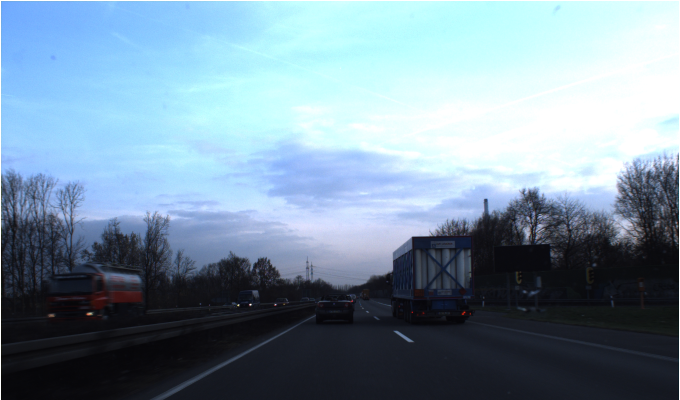
#> input picture URJC TFG/Imagenes Deteccion/Test/00361.ppm, 1360 x 800 px (shown at 1/2 size)
$ python -i sign_detection.py   (imports and definitions only)
#> lines starting #> are read from the running program, lines starting #| are printed output that depends on the picture
# Author: Jose Miguel Buenaposada 2015.
# Simple MSER application for traffic sign window proposal generation
import cv2
import numpy as np
import matplotlib.pyplot as plt
import os,inspect
from shutil import copy as cp
from sklearn.discriminant_analysis import LinearDiscriminantAnalysis as lda
# [1 line not run here, left out]
mser = cv2.MSER_create()
c0=0.9
PRIORS = np.array([c0,((1-c0)/3),((1-c0)/3) ,((1-c0)/3) ])
#PRIORS /= PRIORS.sum()
scala_shape=(25,25)
#scala_shape=(50,50)
scala_shapeH=(80,80)
script_directory = os.path.dirname(os.path.abspath(inspect.getfile(inspect.currentframe())))
test_dir = script_directory+"/Imagenes Deteccion/test/"
TRAIN_DIR = script_directory+"/Imagenes Deteccion/train/"
VALIDACION_DIR = script_directory+"/Validacion Cruzada/"
test_ext = ('.jpg', '.ppm')
diccionario = {'Peligro':0,'Prohibicion':1,'Stop':2,'Otros':3}
windowArray = []
windowArray10 = []
labels = []
labelsLow = []
labelsHigh = []
clasificadorLower = None
# clasificadorLower = lda()
clasificadorHigher = None
res = []
CLL = None
CLU = None
classTest = None
lda_test = None

# [148 lines left out: functions printAreaTest, testTrain, not called in this run]
def LDA():
    global windowArray
    global windowArray10
    global labels
    global labelsLow
    global labelsHigh
    global clasificadorLower
    global clasificadorHigher
    global CLL
    global CLU
    global PRIORS
    global lda_test
    global classTest
    clasificadorLower = lda(priors=PRIORS,n_components=3)
    #clasificadorLower=lda()
    clasificadorHigher = lda(priors=PRIORS, n_components=3)
    #clasificadorHigher = lda()
    lowerWindow = np.vstack(windowArray)
    upperWindow = np.vstack(windowArray10)
    E = np.array(labels)
    ELow = np.array(labelsLow)
    EHigh = np.array(labelsHigh)
    # clasificadorLower.fit(lowerWindow,E)
    vectorCLower=clasificadorLower.fit_transform(lowerWindow,ELow)
    vectorCUpper=clasificadorHigher.fit_transform(upperWindow,EHigh)
    CRU = vectorCUpper.astype(np.float32,copy=True)
    CLU = cv2.ml.NormalBayesClassifier_create()
    CLU.train(CRU,cv2.ml.ROW_SAMPLE,EHigh)
    CRL = vectorCLower.astype(np.float32, copy=True)
    CLL = cv2.ml.NormalBayesClassifier_create()
    CLL.train(CRL, cv2.ml.ROW_SAMPLE, ELow)
    # [7 lines of commented-out code are left out]
    print()

    print()


def evaluarImagen(rutaImagen):
#> called with rutaImagen = 'Imagenes Deteccion/Test/00361.ppm'
    global windowArray
    global windowArray10
    global labels
    global clasificadorLower
    global clasificadorHigher
    global CLL
    global CLU
    ###########################
    probabilidades = []
    path = (script_directory + "/salidaLower.txt")
    file = open(path, 'w')
    path2 = (script_directory + "/salidaHigher.txt")
    pathPrueba = (script_directory + "/misalida.txt")
    fileH = open(path2, 'w')
    fileP = open(pathPrueba, "w")
    contadorU, contadorL = 0, 0
    imagen = cv2.imread(rutaImagen)
#> imagen is the input picture: shape (800, 1360, 3); mean B, G, R 160.4, 143.9, 121.2
    Icopy = imagen.copy()
    Icopy2 = Icopy.copy()
    Igray = cv2.cvtColor(imagen, cv2.COLOR_BGR2GRAY)
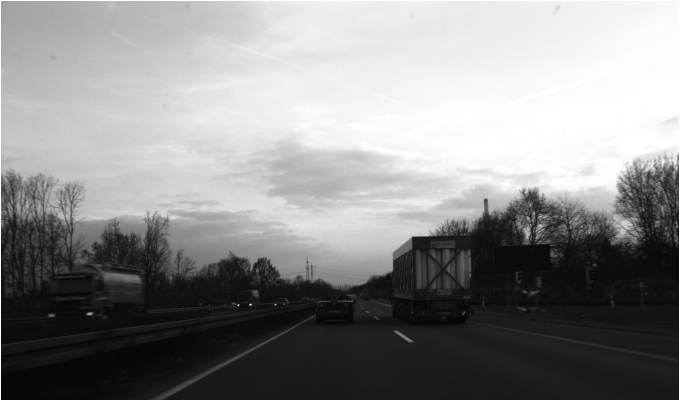
#> Igray: shape (800, 1360) (shown at 1/2 size); min 5, max 255, mean 139
    shape = Icopy.shape
#> shape = (800, 1360, 3)
    # version opencv 3.1
    # regions = mser.detectRegions(Igray, None)
    regions, _ = mser.detectRegions(Igray)
#> regions = 112 items
    rects = [cv2.boundingRect(p.reshape(-1, 1, 2)) for p in regions]
#> rects = 112 items, first 6: (1240, 439, 25, 20), (1227, 430, 38, 30), (1239, 458, 12, 13), (1239, 457, 12, 14), (1226, 429, 40, 31), (116, 423, 13, 15)
    for r in rects:
        x, y, w, h = r
        areaXYW = w * h
        # Simple aspect ratio filtering
        aratio = float(w) / float(h)
        if (aratio > 1.2) or (aratio < 0.8):
            continue
        areaTest = Icopy[y:y + h, x:x + w]
        senal = cv2.resize(areaTest, scala_shape, None, 0, 0, cv2.INTER_NEAREST)
        signal = senal.ravel()
        # signal = signal.reshape(-1,1)
        signalT = clasificadorLower.transform(signal)
        vectorSignalT = signalT.astype(np.float32)
        _, Yhat1, prob1 = CLU.predictProb(vectorSignalT)
        indice = Yhat1[0][0]
        area = Icopy[y:y+h,x:x+w]
        if indice != 3:
            print(indice)
            cv2.imshow("area",area)
            cv2.waitKey(800)
            cv2.destroyAllWindows()
            cv2.rectangle(Icopy2, (x, y), (x + w, y + h), (0, 255, 0), 2)
#> this loop made 3 passes
#> (x, y, w, h, areaXYW, aratio) on passes 1 to 3: (1240, 439, 25, 20, 500, 1.25), (1227, 430, 38, 30, 1140, 1.27), (1239, 458, 12, 13, 156, 0.923)
#> pass 3, in evaluarImagen, `senal = cv2.resize(areaTest, scala_shape, None, 0, 0, cv2.INTER_NEAREST)`:
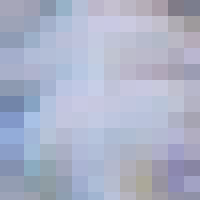
#> senal: shape (25, 25, 3) (shown 8 times larger); mean of channels 0, 1, 2 200.6, 178.3, 171.8; drawn as B, G, R
    cv2.imshow("imagen", Icopy2)
    cv2.waitKey()
    cv2.destroyAllWindows()

# [369 lines left out: functions validacionCruzada, train, copiar, not called in this run]


# printAreaTest()
# print()
# [1 line not run here, left out]

# print("----------------------")
# [1 line that did not run here, left out]
# print("----------------------")
# testTrain()

#evaluarImagen("Z:\\TFG\\URJC TFG\\00000.ppm")
# [1 line not run here, left out]

#> (the run stopped early here; a loop or call above may not have finished)

$ run again, on URJC TFG/Imagenes Deteccion/Test/00601.ppm
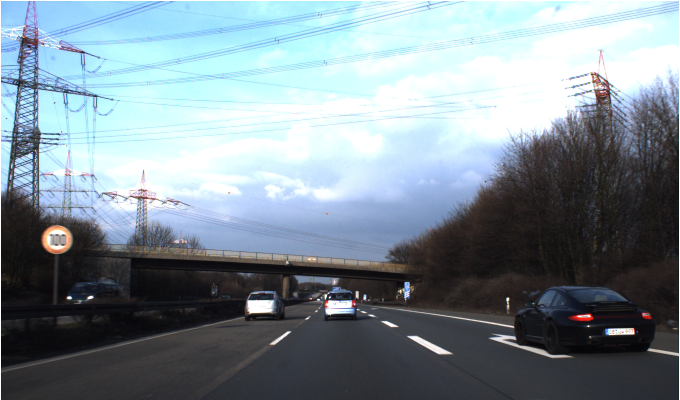
#> input picture URJC TFG/Imagenes Deteccion/Test/00601.ppm, 1360 x 800 px (shown at 1/2 size)
#> in evaluarImagen, imagen is the input picture: shape (800, 1360, 3); mean B, G, R 149, 140.4, 126.2
#> in evaluarImagen, `Igray = cv2.cvtColor(imagen, cv2.COLOR_BGR2GRAY)`:
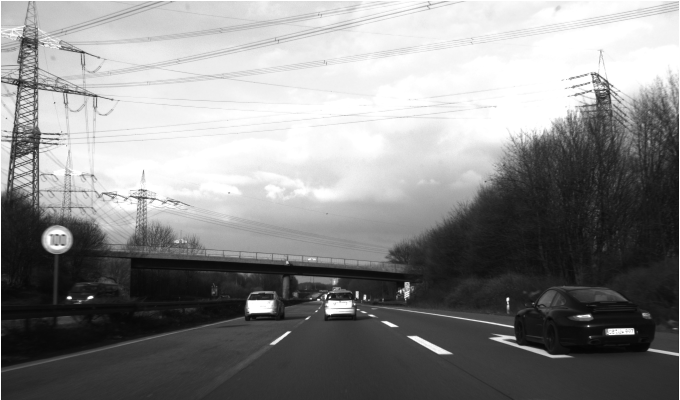
#> Igray: shape (800, 1360) (shown at 1/2 size); min 4, max 255, mean 137.1
#> regions = 854 items
#> rects = 854 items, first 6: (41, 74, 35, 25), (2, 74, 83, 126), (76, 175, 47, 9), (2, 73, 195, 145), (649, 610, 96, 32), (497, 586, 53, 14)
#> the loop in evaluarImagen, `for r in rects:` made 9 passes
#> (x, y, w, h, areaXYW, aratio) on passes 1 to 8: (41, 74, 35, 25, 875, 1.4), (2, 74, 83, 126, 10458, 0.659), (76, 175, 47, 9, 423, 5.22), (2, 73, 195, 145, 28275, 1.34), (649, 610, 96, 32, 3072, 3), (497, 586, 53, 14, 742, 3.79), (497, 586, 53, 14, 742, 3.79), (496, 586, 56, 14, 784, 4)

$ run again, on URJC TFG/Imagenes Deteccion/Test/00638.ppm
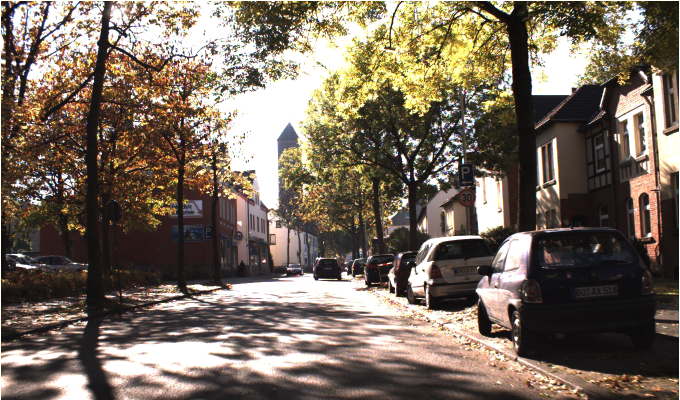
#> input picture URJC TFG/Imagenes Deteccion/Test/00638.ppm, 1360 x 800 px (shown at 1/2 size)
#> in evaluarImagen, imagen is the input picture: shape (800, 1360, 3); mean B, G, R 94.2, 107.2, 119.7
#> in evaluarImagen, `Igray = cv2.cvtColor(imagen, cv2.COLOR_BGR2GRAY)`:
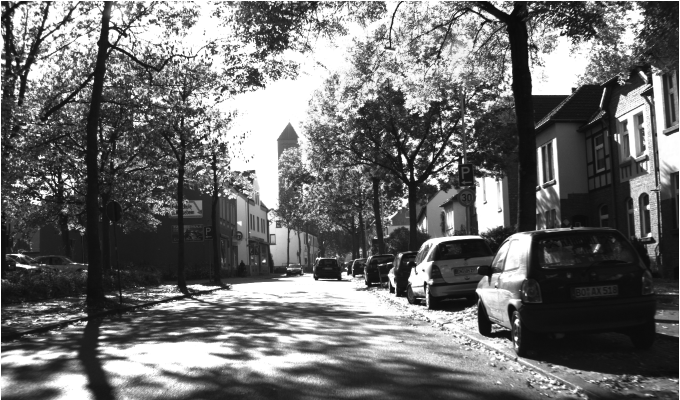
#> Igray: shape (800, 1360) (shown at 1/2 size); min 7, max 255, mean 109.5
#> regions = 5753 items
#> rects = 5753 items, first 6: (24, 251, 15, 14), (80, 178, 78, 65), (61, 513, 72, 17), (256, 334, 43, 12), (361, 233, 7, 21), (36, 198, 9, 16)
#> the loop in evaluarImagen, `for r in rects:` made 1 pass
#> (x, y, w, h, areaXYW, aratio) on pass 1: (24, 251, 15, 14, 210, 1.07)
#> pass 1, in evaluarImagen, `senal = cv2.resize(areaTest, scala_shape, None, 0, 0, cv2.INTER_NEAREST)`:
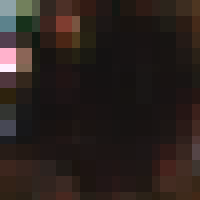
#> senal: shape (25, 25, 3) (shown 8 times larger); mean of channels 0, 1, 2 28.7, 32.4, 41.8; drawn as B, G, R

$ run again, on URJC TFG/Imagenes Deteccion/Test/00677.ppm
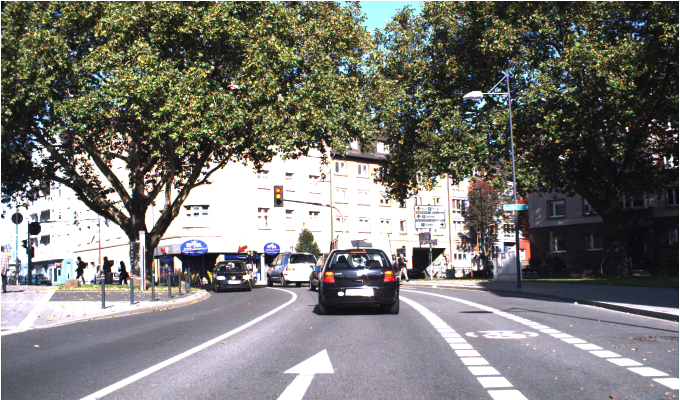
#> input picture URJC TFG/Imagenes Deteccion/Test/00677.ppm, 1360 x 800 px (shown at 1/2 size)
#> in evaluarImagen, imagen is the input picture: shape (800, 1360, 3); mean B, G, R 114.8, 119.3, 120
#> in evaluarImagen, `Igray = cv2.cvtColor(imagen, cv2.COLOR_BGR2GRAY)`:
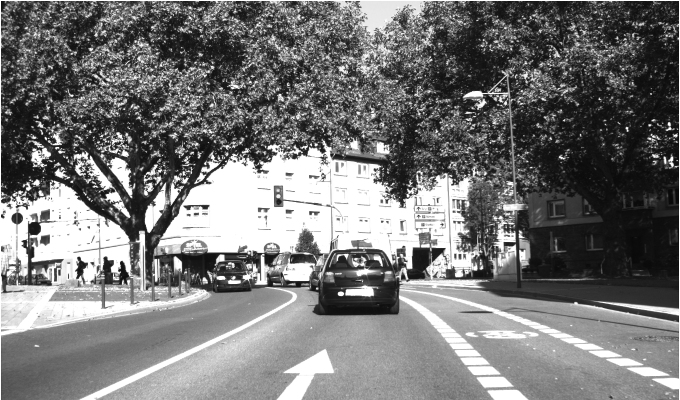
#> Igray: shape (800, 1360) (shown at 1/2 size); min 7, max 255, mean 119
#> regions = 5037 items
#> rects = 5037 items, first 6: (2, 2, 9, 20), (2, 2, 10, 21), (2, 2, 11, 21), (2, 2, 11, 21), (2, 2, 11, 22), (2, 2, 12, 22)
#> the loop in evaluarImagen, `for r in rects:` made 7 passes
#> (r, w, h, areaXYW, aratio) on passes 1 to 7: ((2, 2, 9, 20), 9, 20, 180, 0.45), ((2, 2, 10, 21), 10, 21, 210, 0.476), ((2, 2, 11, 21), 11, 21, 231, 0.524), ((2, 2, 11, 21), 11, 21, 231, 0.524), ((2, 2, 11, 22), 11, 22, 242, 0.5), ((2, 2, 12, 22), 12, 22, 264, 0.545), ((2, 2, 19, 22), 19, 22, 418, 0.864)
